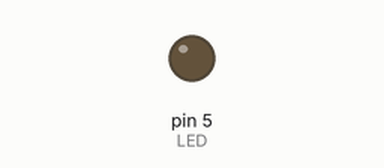
Bench run of a sketch on a simulated Arduino Uno, built with avr-gcc and run on an emulated ATmega328P. On the bench: output pins drawn as LEDs (lit = HIGH).

Above: at 0.15 s.
Timing chart, 0 to 40.0 s (numbered marks = the images above):
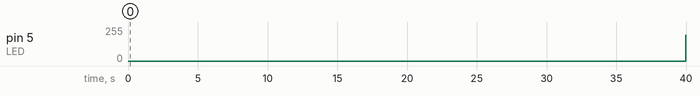

Measured:
- by itself, pin 5 (LED): 0/255 → 195/255 at 40.0 s

The sketch:

led-dimming.ino
```cpp
int LED = 5;

void setup() {
  pinMode(LED, OUTPUT);
}

void loop() {
  for (int i = 0; i <= 255; i++)
  {
      delay(5);
      analogWrite(LED, i);
  }
    for (int i = 254; i >= 0; i--)
  {
      delay(5);
      analogWrite(LED, i);
  }
}
```
